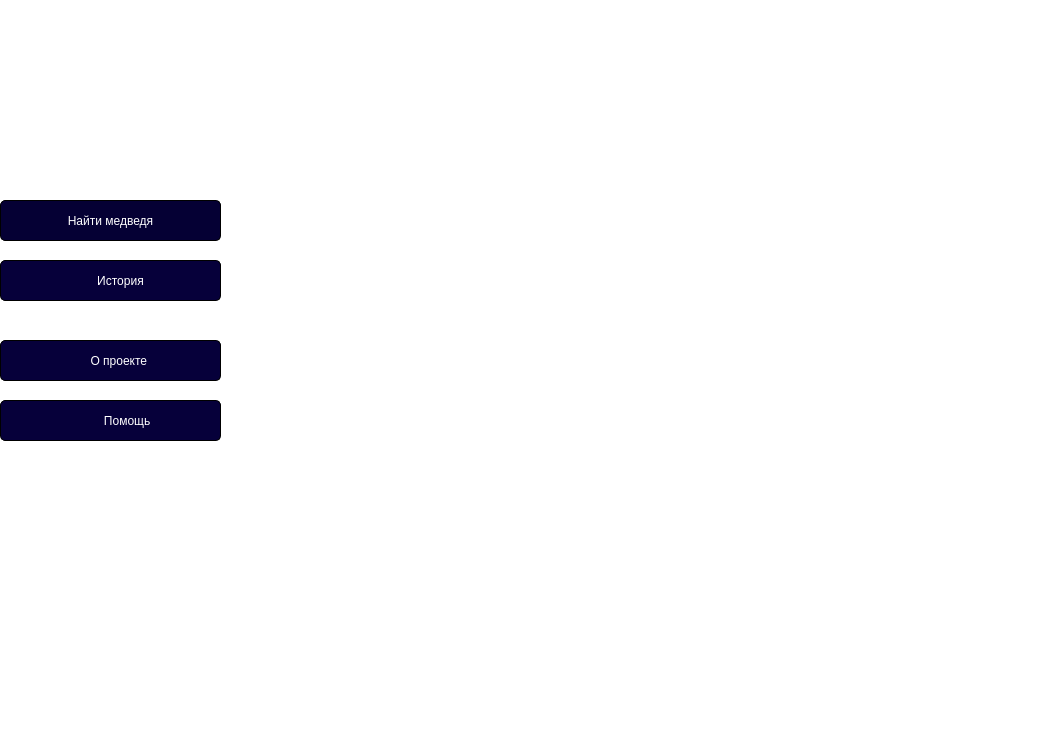
<?xml version="1.0" encoding="UTF-8"?>
<ui version="4.0">
 <class>MainWindow</class>
 <widget class="QMainWindow" name="MainWindow">
  <property name="geometry">
   <rect>
    <x>0</x>
    <y>0</y>
    <width>1041</width>
    <height>738</height>
   </rect>
  </property>
  <property name="sizePolicy">
   <sizepolicy hsizetype="Fixed" vsizetype="Fixed">
    <horstretch>0</horstretch>
    <verstretch>0</verstretch>
   </sizepolicy>
  </property>
  <property name="minimumSize">
   <size>
    <width>1041</width>
    <height>738</height>
   </size>
  </property>
  <property name="maximumSize">
   <size>
    <width>1041</width>
    <height>738</height>
   </size>
  </property>
  <property name="palette">
   <palette>
    <active>
     <colorrole role="Base">
      <brush brushstyle="SolidPattern">
       <color alpha="255">
        <red>255</red>
        <green>255</green>
        <blue>255</blue>
       </color>
      </brush>
     </colorrole>
     <colorrole role="Window">
      <brush brushstyle="SolidPattern">
       <color alpha="255">
        <red>255</red>
        <green>255</green>
        <blue>255</blue>
       </color>
      </brush>
     </colorrole>
    </active>
    <inactive>
     <colorrole role="Base">
      <brush brushstyle="SolidPattern">
       <color alpha="255">
        <red>255</red>
        <green>255</green>
        <blue>255</blue>
       </color>
      </brush>
     </colorrole>
     <colorrole role="Window">
      <brush brushstyle="SolidPattern">
       <color alpha="255">
        <red>255</red>
        <green>255</green>
        <blue>255</blue>
       </color>
      </brush>
     </colorrole>
    </inactive>
    <disabled>
     <colorrole role="Base">
      <brush brushstyle="SolidPattern">
       <color alpha="255">
        <red>255</red>
        <green>255</green>
        <blue>255</blue>
       </color>
      </brush>
     </colorrole>
     <colorrole role="Window">
      <brush brushstyle="SolidPattern">
       <color alpha="255">
        <red>255</red>
        <green>255</green>
        <blue>255</blue>
       </color>
      </brush>
     </colorrole>
    </disabled>
   </palette>
  </property>
  <property name="windowTitle">
   <string>MainWindow</string>
  </property>
  <property name="styleSheet">
   <string notr="true">QMainWindow {backgroun-image: url(main_page.jpg);}</string>
  </property>
  <widget class="QWidget" name="centralwidget">
   <widget class="QPushButton" name="main_btn">
    <property name="geometry">
     <rect>
      <x>0</x>
      <y>200</y>
      <width>221</width>
      <height>41</height>
     </rect>
    </property>
    <property name="cursor">
     <cursorShape>PointingHandCursor</cursorShape>
    </property>
    <property name="styleSheet">
     <string notr="true">QPushButton {background-color: rgb(5, 0, 52);
	color: white; 
	border: 1px solid black;
	border-radius: 5px;
	font: 75 8pt &quot;MS Shell Dlg 2&quot;;}

:hover {color: #81A9EE}</string>
    </property>
    <property name="text">
     <string>Найти медведя</string>
    </property>
    <property name="icon">
     <iconset>
      <normaloff>images/bot_loc.png</normaloff>images/bot_loc.png</iconset>
    </property>
    <property name="iconSize">
     <size>
      <width>37</width>
      <height>39</height>
     </size>
    </property>
   </widget>
   <widget class="QPushButton" name="about_btn">
    <property name="geometry">
     <rect>
      <x>0</x>
      <y>340</y>
      <width>221</width>
      <height>41</height>
     </rect>
    </property>
    <property name="cursor">
     <cursorShape>PointingHandCursor</cursorShape>
    </property>
    <property name="styleSheet">
     <string notr="true">QPushButton {background-color: #06003a;
	color: white; 
	border: 1px solid black;
	border-radius: 5px;
	font: 75 8pt &quot;MS Shell Dlg 2&quot;;}

:hover {color: #81A9EE}</string>
    </property>
    <property name="text">
     <string>     О проекте</string>
    </property>
    <property name="icon">
     <iconset>
      <normaloff>images/but_about.png</normaloff>images/but_about.png</iconset>
    </property>
    <property name="iconSize">
     <size>
      <width>63</width>
      <height>51</height>
     </size>
    </property>
   </widget>
   <widget class="QPushButton" name="history_btn">
    <property name="geometry">
     <rect>
      <x>0</x>
      <y>260</y>
      <width>221</width>
      <height>41</height>
     </rect>
    </property>
    <property name="cursor">
     <cursorShape>PointingHandCursor</cursorShape>
    </property>
    <property name="styleSheet">
     <string notr="true">QPushButton {background-color: #06003a;
	color: white; 
	border: 1px solid black;
	border-radius: 5px;
	font: 75 8pt &quot;MS Shell Dlg 2&quot;;}

:hover {color: #81A9EE}</string>
    </property>
    <property name="text">
     <string>      История</string>
    </property>
    <property name="icon">
     <iconset>
      <normaloff>images/but_history.jpg</normaloff>images/but_history.jpg</iconset>
    </property>
    <property name="iconSize">
     <size>
      <width>50</width>
      <height>41</height>
     </size>
    </property>
   </widget>
   <widget class="QPushButton" name="about_btn_2">
    <property name="geometry">
     <rect>
      <x>0</x>
      <y>400</y>
      <width>221</width>
      <height>41</height>
     </rect>
    </property>
    <property name="cursor">
     <cursorShape>PointingHandCursor</cursorShape>
    </property>
    <property name="styleSheet">
     <string notr="true">QPushButton {background-color: #06003a;
	color: white; 
	border: 1px solid black;
	border-radius: 5px;
	font: 75 8pt &quot;MS Shell Dlg 2&quot;;}

:hover {color: #81A9EE}</string>
    </property>
    <property name="text">
     <string>          Помощь</string>
    </property>
    <property name="icon">
     <iconset>
      <normaloff>images/help_but.jpg</normaloff>images/help_but.jpg</iconset>
    </property>
    <property name="iconSize">
     <size>
      <width>60</width>
      <height>44</height>
     </size>
    </property>
   </widget>
  </widget>
 </widget>
 <resources/>
 <connections/>
</ui>
